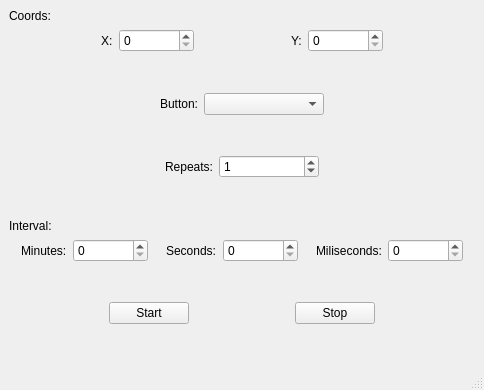
<?xml version="1.0" encoding="UTF-8"?>
<ui version="4.0">
 <class>MainWindow</class>
 <widget class="QMainWindow" name="MainWindow">
  <property name="geometry">
   <rect>
    <x>0</x>
    <y>0</y>
    <width>484</width>
    <height>390</height>
   </rect>
  </property>
  <property name="windowTitle">
   <string>MainWindow</string>
  </property>
  <widget class="QWidget" name="centralwidget">
   <property name="sizePolicy">
    <sizepolicy hsizetype="Preferred" vsizetype="Preferred">
     <horstretch>0</horstretch>
     <verstretch>0</verstretch>
    </sizepolicy>
   </property>
   <property name="minimumSize">
    <size>
     <width>484</width>
     <height>346</height>
    </size>
   </property>
   <layout class="QVBoxLayout" name="verticalLayout">
    <item>
     <layout class="QVBoxLayout" name="verticalLayout_2">
      <item>
       <widget class="QLabel" name="CoordsLabel">
        <property name="text">
         <string>Coords:</string>
        </property>
       </widget>
      </item>
      <item>
       <layout class="QHBoxLayout" name="horizontalLayout_5">
        <item>
         <spacer name="horizontalSpacer_10">
          <property name="orientation">
           <enum>Qt::Orientation::Horizontal</enum>
          </property>
          <property name="sizeHint" stdset="0">
           <size>
            <width>40</width>
            <height>20</height>
           </size>
          </property>
         </spacer>
        </item>
        <item>
         <widget class="QLabel" name="CoordsXLabel">
          <property name="text">
           <string>X:</string>
          </property>
         </widget>
        </item>
        <item>
         <widget class="QSpinBox" name="CoordsXSpinBox">
          <property name="minimumSize">
           <size>
            <width>75</width>
            <height>0</height>
           </size>
          </property>
         </widget>
        </item>
        <item>
         <spacer name="horizontalSpacer_12">
          <property name="orientation">
           <enum>Qt::Orientation::Horizontal</enum>
          </property>
          <property name="sizeHint" stdset="0">
           <size>
            <width>40</width>
            <height>20</height>
           </size>
          </property>
         </spacer>
        </item>
        <item>
         <widget class="QLabel" name="CoordsYLabel">
          <property name="text">
           <string>Y:</string>
          </property>
         </widget>
        </item>
        <item>
         <widget class="QSpinBox" name="CoordsYSpinBox">
          <property name="minimumSize">
           <size>
            <width>75</width>
            <height>0</height>
           </size>
          </property>
         </widget>
        </item>
        <item>
         <spacer name="horizontalSpacer_11">
          <property name="orientation">
           <enum>Qt::Orientation::Horizontal</enum>
          </property>
          <property name="sizeHint" stdset="0">
           <size>
            <width>40</width>
            <height>20</height>
           </size>
          </property>
         </spacer>
        </item>
       </layout>
      </item>
     </layout>
    </item>
    <item>
     <spacer name="verticalSpacer_2">
      <property name="orientation">
       <enum>Qt::Orientation::Vertical</enum>
      </property>
      <property name="sizeHint" stdset="0">
       <size>
        <width>20</width>
        <height>40</height>
       </size>
      </property>
     </spacer>
    </item>
    <item>
     <layout class="QHBoxLayout" name="horizontalLayout_2">
      <item>
       <spacer name="horizontalSpacer_13">
        <property name="orientation">
         <enum>Qt::Orientation::Horizontal</enum>
        </property>
        <property name="sizeHint" stdset="0">
         <size>
          <width>40</width>
          <height>20</height>
         </size>
        </property>
       </spacer>
      </item>
      <item>
       <widget class="QLabel" name="ButtonLabel">
        <property name="text">
         <string>Button:</string>
        </property>
       </widget>
      </item>
      <item>
       <widget class="QComboBox" name="ButtonComboBox">
        <property name="minimumSize">
         <size>
          <width>120</width>
          <height>0</height>
         </size>
        </property>
       </widget>
      </item>
      <item>
       <spacer name="horizontalSpacer_14">
        <property name="orientation">
         <enum>Qt::Orientation::Horizontal</enum>
        </property>
        <property name="sizeHint" stdset="0">
         <size>
          <width>40</width>
          <height>20</height>
         </size>
        </property>
       </spacer>
      </item>
     </layout>
    </item>
    <item>
     <spacer name="verticalSpacer_5">
      <property name="orientation">
       <enum>Qt::Orientation::Vertical</enum>
      </property>
      <property name="sizeHint" stdset="0">
       <size>
        <width>20</width>
        <height>40</height>
       </size>
      </property>
     </spacer>
    </item>
    <item>
     <layout class="QHBoxLayout" name="horizontalLayout_3">
      <item>
       <spacer name="horizontalSpacer_4">
        <property name="orientation">
         <enum>Qt::Orientation::Horizontal</enum>
        </property>
        <property name="sizeHint" stdset="0">
         <size>
          <width>40</width>
          <height>20</height>
         </size>
        </property>
       </spacer>
      </item>
      <item>
       <widget class="QLabel" name="RepeatsLabel">
        <property name="sizePolicy">
         <sizepolicy hsizetype="Minimum" vsizetype="Minimum">
          <horstretch>0</horstretch>
          <verstretch>0</verstretch>
         </sizepolicy>
        </property>
        <property name="text">
         <string>Repeats:</string>
        </property>
       </widget>
      </item>
      <item>
       <widget class="QSpinBox" name="RepeatsSpinBox">
        <property name="sizePolicy">
         <sizepolicy hsizetype="Fixed" vsizetype="Fixed">
          <horstretch>0</horstretch>
          <verstretch>0</verstretch>
         </sizepolicy>
        </property>
        <property name="minimumSize">
         <size>
          <width>100</width>
          <height>0</height>
         </size>
        </property>
        <property name="specialValueText">
         <string/>
        </property>
        <property name="minimum">
         <number>0</number>
        </property>
        <property name="value">
         <number>1</number>
        </property>
       </widget>
      </item>
      <item>
       <spacer name="horizontalSpacer_5">
        <property name="orientation">
         <enum>Qt::Orientation::Horizontal</enum>
        </property>
        <property name="sizeHint" stdset="0">
         <size>
          <width>40</width>
          <height>20</height>
         </size>
        </property>
       </spacer>
      </item>
     </layout>
    </item>
    <item>
     <spacer name="verticalSpacer_3">
      <property name="orientation">
       <enum>Qt::Orientation::Vertical</enum>
      </property>
      <property name="sizeHint" stdset="0">
       <size>
        <width>20</width>
        <height>40</height>
       </size>
      </property>
     </spacer>
    </item>
    <item>
     <layout class="QVBoxLayout" name="verticalLayout_3">
      <item>
       <widget class="QLabel" name="IntervalLabel">
        <property name="text">
         <string>Interval:</string>
        </property>
       </widget>
      </item>
      <item>
       <layout class="QHBoxLayout" name="horizontalLayout_4">
        <item>
         <spacer name="horizontalSpacer_6">
          <property name="orientation">
           <enum>Qt::Orientation::Horizontal</enum>
          </property>
          <property name="sizeHint" stdset="0">
           <size>
            <width>40</width>
            <height>20</height>
           </size>
          </property>
         </spacer>
        </item>
        <item>
         <widget class="QLabel" name="IntervalMinutesLabel">
          <property name="sizePolicy">
           <sizepolicy hsizetype="Minimum" vsizetype="Minimum">
            <horstretch>0</horstretch>
            <verstretch>0</verstretch>
           </sizepolicy>
          </property>
          <property name="text">
           <string>Minutes:</string>
          </property>
         </widget>
        </item>
        <item>
         <widget class="QSpinBox" name="IntervalMinutesSpinBox">
          <property name="sizePolicy">
           <sizepolicy hsizetype="Fixed" vsizetype="Fixed">
            <horstretch>0</horstretch>
            <verstretch>0</verstretch>
           </sizepolicy>
          </property>
          <property name="minimumSize">
           <size>
            <width>75</width>
            <height>0</height>
           </size>
          </property>
         </widget>
        </item>
        <item>
         <spacer name="horizontalSpacer_7">
          <property name="orientation">
           <enum>Qt::Orientation::Horizontal</enum>
          </property>
          <property name="sizeHint" stdset="0">
           <size>
            <width>40</width>
            <height>20</height>
           </size>
          </property>
         </spacer>
        </item>
        <item>
         <widget class="QLabel" name="IntervalSecondsLabel">
          <property name="sizePolicy">
           <sizepolicy hsizetype="Minimum" vsizetype="Minimum">
            <horstretch>0</horstretch>
            <verstretch>0</verstretch>
           </sizepolicy>
          </property>
          <property name="text">
           <string>Seconds:</string>
          </property>
         </widget>
        </item>
        <item>
         <widget class="QSpinBox" name="IntervalSecondsSpinBox">
          <property name="sizePolicy">
           <sizepolicy hsizetype="Fixed" vsizetype="Fixed">
            <horstretch>0</horstretch>
            <verstretch>0</verstretch>
           </sizepolicy>
          </property>
          <property name="minimumSize">
           <size>
            <width>75</width>
            <height>0</height>
           </size>
          </property>
         </widget>
        </item>
        <item>
         <spacer name="horizontalSpacer_8">
          <property name="orientation">
           <enum>Qt::Orientation::Horizontal</enum>
          </property>
          <property name="sizeHint" stdset="0">
           <size>
            <width>40</width>
            <height>20</height>
           </size>
          </property>
         </spacer>
        </item>
        <item>
         <widget class="QLabel" name="IntervalMilisecondsLabel">
          <property name="sizePolicy">
           <sizepolicy hsizetype="Minimum" vsizetype="Minimum">
            <horstretch>0</horstretch>
            <verstretch>0</verstretch>
           </sizepolicy>
          </property>
          <property name="text">
           <string>Miliseconds:</string>
          </property>
         </widget>
        </item>
        <item>
         <widget class="QSpinBox" name="IntervalMillisecondsSpinBox">
          <property name="sizePolicy">
           <sizepolicy hsizetype="Fixed" vsizetype="Fixed">
            <horstretch>0</horstretch>
            <verstretch>0</verstretch>
           </sizepolicy>
          </property>
          <property name="minimumSize">
           <size>
            <width>75</width>
            <height>0</height>
           </size>
          </property>
         </widget>
        </item>
        <item>
         <spacer name="horizontalSpacer_9">
          <property name="orientation">
           <enum>Qt::Orientation::Horizontal</enum>
          </property>
          <property name="sizeHint" stdset="0">
           <size>
            <width>40</width>
            <height>20</height>
           </size>
          </property>
         </spacer>
        </item>
       </layout>
      </item>
     </layout>
    </item>
    <item>
     <spacer name="verticalSpacer_4">
      <property name="orientation">
       <enum>Qt::Orientation::Vertical</enum>
      </property>
      <property name="sizeHint" stdset="0">
       <size>
        <width>20</width>
        <height>40</height>
       </size>
      </property>
     </spacer>
    </item>
    <item>
     <layout class="QHBoxLayout" name="horizontalLayout">
      <item>
       <spacer name="horizontalSpacer">
        <property name="orientation">
         <enum>Qt::Orientation::Horizontal</enum>
        </property>
        <property name="sizeHint" stdset="0">
         <size>
          <width>40</width>
          <height>20</height>
         </size>
        </property>
       </spacer>
      </item>
      <item>
       <widget class="QPushButton" name="StartButton">
        <property name="text">
         <string>Start</string>
        </property>
       </widget>
      </item>
      <item>
       <spacer name="horizontalSpacer_2">
        <property name="orientation">
         <enum>Qt::Orientation::Horizontal</enum>
        </property>
        <property name="sizeHint" stdset="0">
         <size>
          <width>40</width>
          <height>20</height>
         </size>
        </property>
       </spacer>
      </item>
      <item>
       <widget class="QPushButton" name="StopButton">
        <property name="text">
         <string>Stop</string>
        </property>
       </widget>
      </item>
      <item>
       <spacer name="horizontalSpacer_3">
        <property name="orientation">
         <enum>Qt::Orientation::Horizontal</enum>
        </property>
        <property name="sizeHint" stdset="0">
         <size>
          <width>40</width>
          <height>20</height>
         </size>
        </property>
       </spacer>
      </item>
     </layout>
    </item>
    <item>
     <spacer name="verticalSpacer">
      <property name="orientation">
       <enum>Qt::Orientation::Vertical</enum>
      </property>
      <property name="sizeHint" stdset="0">
       <size>
        <width>20</width>
        <height>40</height>
       </size>
      </property>
     </spacer>
    </item>
   </layout>
  </widget>
  <widget class="QMenuBar" name="menubar">
   <property name="geometry">
    <rect>
     <x>0</x>
     <y>0</y>
     <width>484</width>
     <height>22</height>
    </rect>
   </property>
  </widget>
  <widget class="QStatusBar" name="statusbar"/>
 </widget>
 <resources/>
 <connections/>
</ui>
